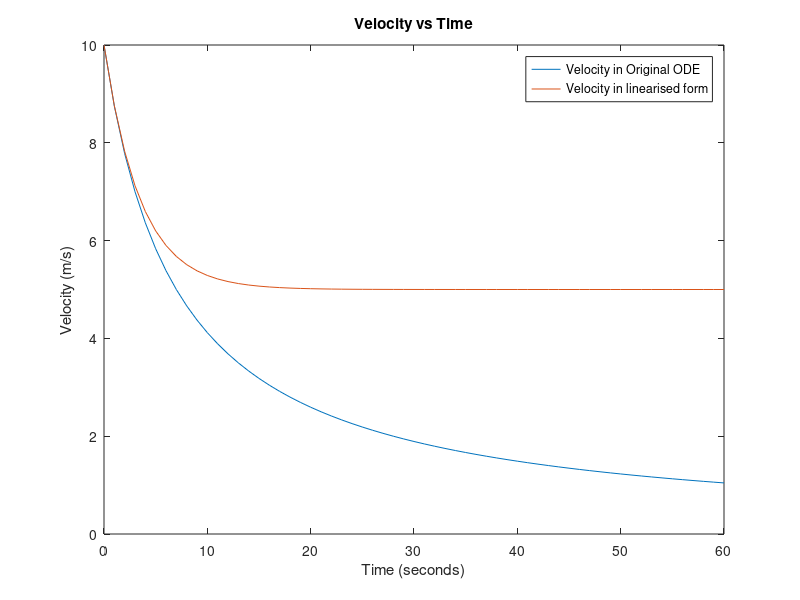

This figure's MATLAB source:
function OdeGraph()
t = 0:1:60;
v = 70./(t+7);
va = 5 + 5*exp((-2/7).*t)

figure
plot(t,v)
hold on
plot(t,va)

title('Velocity vs Time')
xlabel('Time (seconds)')
ylabel('Velocity (m/s)')

legend('Velocity in Original ODE', 'Velocity in linearised form')

end
